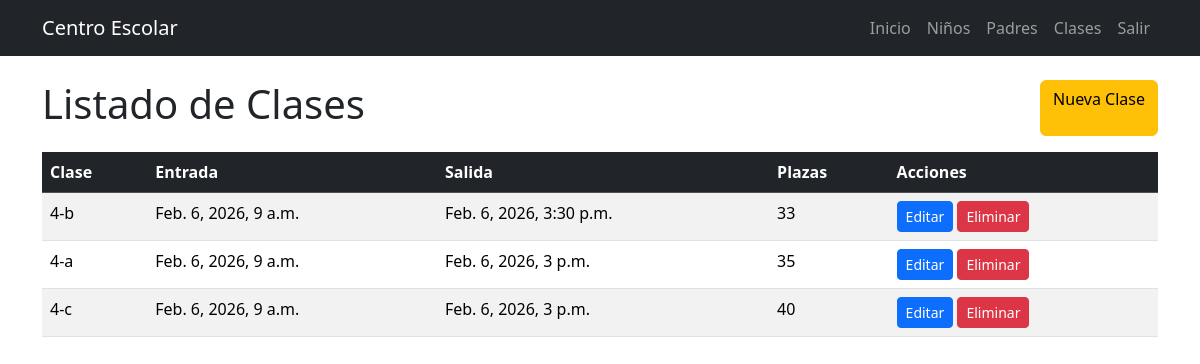
The page /lista-clases/ on the database its author committed.
### ProyectoALmacen/models.py (models this page shows, shortened)
class classroom (models.Model):
    clase=models.CharField (verbose_name='clase', # etiqueta dentro de la tabla
    max_length= 100,
    default=''
    )
    entrytime=models.DateTimeField (verbose_name='hora de entrada',
    default='')
    departuretime=models.DateTimeField (verbose_name='hora de salida',
    default='')
    sites=models.PositiveSmallIntegerField (verbose_name='sites',
    max_length= 60,)
    class Meta:
        verbose_name_plural='Clases'

### ProyectoALmacen/views.py (the view)
# urls.py: path('lista-clases/', views.lista_clases, name='lista_clases'),
def lista_clases(request):
    clases = classroom.objects.all()
    return render(request, 'lista_clases.html', {'clases': clases})

### ProyectoALmacen/templates/lista_clases.html (shortened to what this page needs)
{% extends 'index.html'%}
{% block content %}
<div class="container mt-4">
    <div class="d-flex justify-content-between mb-3">
        <h1>Listado de Clases</h1>
        <a href="/crear-clase/" class="btn btn-warning">Nueva Clase</a>
    </div>
    <table class="table table-striped">
        <thead class="table-dark">
            <tr>
                <th>Clase</th>
                <th>Entrada</th>
                <th>Salida</th>
                <th>Plazas</th>
                <th>Acciones</th>
            </tr>
        </thead>
        <tbody>
            {% for clase in clases %}
            <tr>
                <td>{{ clase.clase }}</td>
                <td>{{ clase.entrytime }}</td>
                <td>{{ clase.departuretime }}</td>
                <td>{{ clase.sites }}</td>
                <td>
                    <a class="btn btn-sm btn-primary" href="/editar-clase/{{ clase.id }}/">Editar</a>
                    <a class="btn btn-sm btn-danger" href="/borrar-clase/{{ clase.id }}/">Eliminar</a>
                </td>
            </tr>
            {% empty %}
            <tr>
                <td colspan="5" class="text-center">No hay clases registradas</td>
            </tr>
            {% endfor %}
        </tbody>
    </table>
</div>
{% endblock content %}

### rows shown on the page
classroom: clase "4-b", entrytime "Feb. 6, 2026, 9 a.m.", departuretime "Feb. 6, 2026, 3:30 p.m.", sites "33"
classroom: clase "4-a", entrytime "Feb. 6, 2026, 9 a.m.", departuretime "Feb. 6, 2026, 3 p.m.", sites "35"
classroom: clase "4-c", entrytime "Feb. 6, 2026, 9 a.m.", departuretime "Feb. 6, 2026, 3 p.m.", sites "40"
